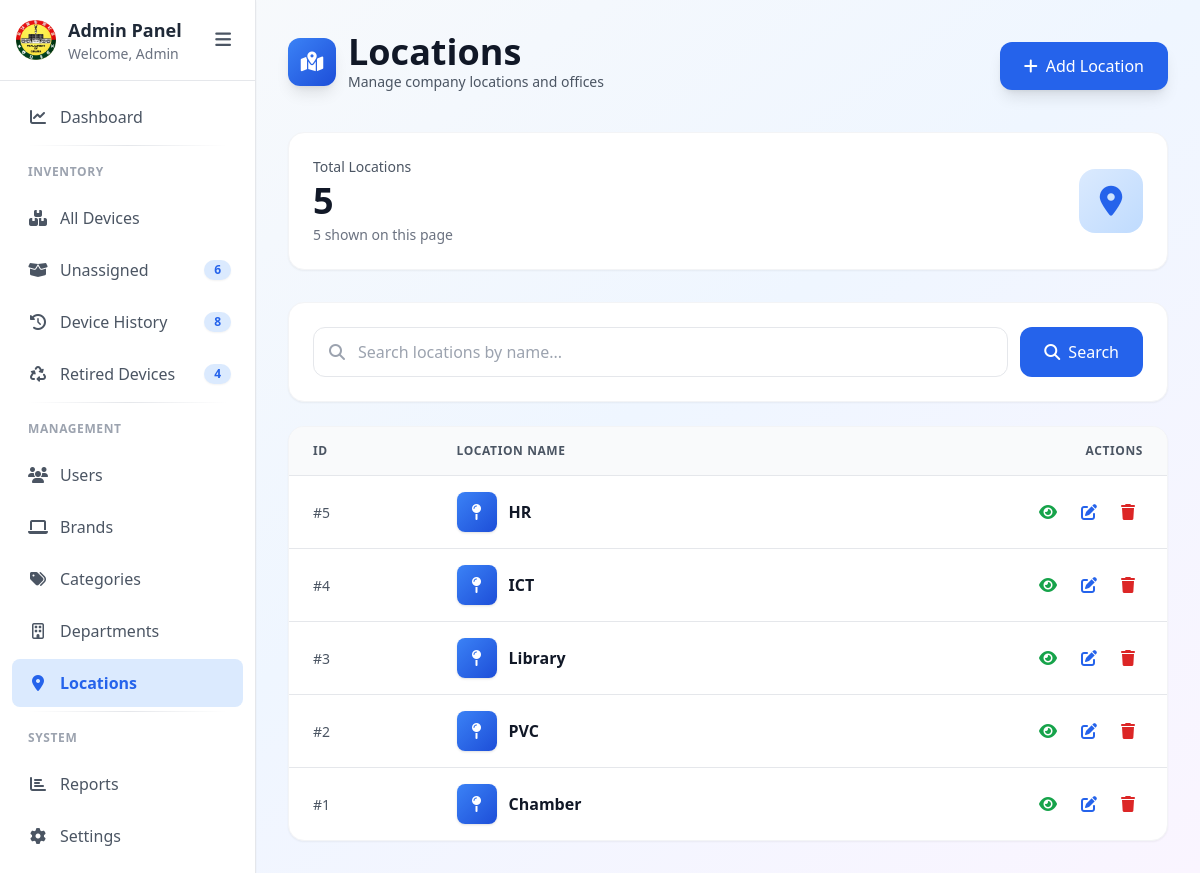
The app's page /locations.php with its own data.
### tables this page shows
CREATE TABLE `locations` (
  `id` int(11) NOT NULL,
  `location_name` varchar(255) NOT NULL
);

### locations.php (the view, shortened to what this page needs)
<?php
$db = new Database();
$conn = $db->getConnection();
$search = trim($_GET['search'] ?? '');
$page = max(1, (int) ($_GET['page'] ?? 1));
$perPage = 10;
$offset = ($page - 1) * $perPage;
$countSql = "SELECT COUNT(*) FROM locations";
$stmt = $conn->prepare($countSql);
$stmt->execute();
$stmt->bind_result($totalRecords);
$sql = "SELECT * FROM locations";
$params = [];
$types = "";
$sql .= " ORDER BY id DESC LIMIT ? OFFSET ?";
$params[] = $perPage;
$params[] = $offset;
$types .= "ii";
$stmt = $conn->prepare($sql);
$stmt->bind_param($types, ...$params);
$stmt->execute();
$result = $stmt->get_result();
$locations = $result->fetch_all(MYSQLI_ASSOC);
?>
<!DOCTYPE html>
<html lang="en">
<head>
    <script src="https://cdn.tailwindcss.com"></script>
    <link rel="stylesheet" href="https://cdnjs.cloudflare.com/ajax/libs/font-awesome/6.5.1/css/all.min.css">
</head>
<body class="bg-gradient-to-br from-gray-50 via-blue-50 to-purple-50 min-h-screen">
    <?php include 'sidebar.php'; ?>
    <main id="mainContent" class="p-4 md:p-8 max-w-7xl mx-auto">
        <div class="mb-8">
            <div class="flex flex-col md:flex-row md:items-center md:justify-between gap-4">
                <div>
                    <div class="flex items-center gap-3 mb-2">
                        <div
                            class="w-12 h-12 bg-gradient-to-br from-blue-500 to-blue-700 rounded-xl flex items-center justify-center shadow-lg">
                            <i class="fas fa-map-marked-alt text-white text-xl"></i>
                        </div>
                        <div>
                            <h1 class="text-3xl md:text-4xl font-bold text-gray-900">Locations</h1>
                            <p class="text-gray-600 text-sm">Manage company locations and offices</p>
                        </div>
                    </div>
                </div>
                <button onclick="openAddModal()"
                    class="inline-flex items-center justify-center px-6 py-3 bg-blue-600 text-white rounded-xl hover:bg-blue-700 transition-all shadow-lg hover:shadow-xl transform hover:-translate-y-0.5">
                    <i class="fas fa-plus mr-2"></i>
                    Add Location
                </button>
            </div>
        </div>
        <div class="mb-8">
            <div class="bg-white rounded-2xl shadow-sm hover:shadow-md transition-shadow p-6 border border-gray-100">
                <div class="flex items-center justify-between">
                    <div>
                        <p class="text-sm font-medium text-gray-600 mb-1">Total Locations</p>
                        <p class="text-4xl font-bold text-gray-900"><?= $totalRecords ?></p>
                        <p class="text-sm text-gray-500 mt-1">
                            <?= count($locations) ?> shown on this page
                        </p>
                    </div>
                    <div
                        class="w-16 h-16 bg-gradient-to-br from-blue-100 to-blue-200 rounded-2xl flex items-center justify-center">
                        <i class="fas fa-map-marker-alt text-3xl text-blue-600"></i>
                    </div>
                </div>
            </div>
        </div>
        <div class="bg-white rounded-2xl shadow-sm border border-gray-100 p-6 mb-6">
            <form method="GET" class="flex gap-3">
                <div class="flex-1 relative">
                    <i class="fas fa-search absolute left-4 top-1/2 transform -translate-y-1/2 text-gray-400"></i>
                    <input type="text" name="search" value="<?= htmlspecialchars($search) ?>"
                        placeholder="Search locations by name..."
                        class="w-full pl-11 pr-4 py-3 border border-gray-200 rounded-xl focus:outline-none focus:ring-2 focus:ring-blue-500 focus:border-transparent transition">
                </div>
                <button type="submit"
                    class="px-6 py-3 bg-blue-600 text-white rounded-xl hover:bg-blue-700 transition-colors">
                    <i class="fas fa-search mr-2"></i>Search
                </button>
            </form>
        </div>
        <div class="bg-white rounded-2xl shadow-sm border border-gray-100 overflow-hidden">
            <div class="hidden md:block overflow-x-auto">
                <table class="w-full">
                    <thead>
                        <tr class="bg-gray-50 border-b border-gray-200">
                            <th
                                class="px-6 py-4 text-left text-xs font-semibold text-gray-600 uppercase tracking-wider">
                                ID</th>
                            <th
                                class="px-6 py-4 text-left text-xs font-semibold text-gray-600 uppercase tracking-wider">
                                Location Name</th>
                            <th
                                class="px-6 py-4 text-right text-xs font-semibold text-gray-600 uppercase tracking-wider">
                                Actions</th>
                        </tr>
                    </thead>
                    <tbody class="divide-y divide-gray-200">
                        <?php if ($locations): ?>
                            <?php foreach ($locations as $loc): ?>
                                <tr class="hover:bg-gray-50 transition-colors">
                                    <td class="px-6 py-4">
                                        <span class="text-sm font-medium text-gray-600">#<?= $loc['id'] ?></span>
                                    </td>
                                    <td class="px-6 py-4">
                                        <div class="flex items-center gap-3">
                                            <div
                                                class="w-10 h-10 bg-gradient-to-br from-blue-500 to-blue-700 rounded-lg flex items-center justify-center text-white shadow">
                                                <i class="fas fa-map-pin"></i>
                                            </div>
                                            <span
                                                class="font-semibold text-gray-900 text-base"><?= htmlspecialchars($loc['location_name']) ?></span>
                                        </div>
                                    </td>
                                    <td class="px-6 py-4">
                                        <div class="flex items-center justify-end gap-2">
                                            <button onclick='openViewModal(<?= json_encode($loc) ?>)'
                                                class="p-2 text-green-600 hover:bg-green-50 rounded-lg transition-colors"
                                                title="View Details">
                                                <i class="fas fa-eye"></i>
                                            </button>
                                            <button onclick='openEditModal(<?= json_encode($loc) ?>)'
                                                class="p-2 text-blue-600 hover:bg-blue-50 rounded-lg transition-colors"
                                                title="Edit Location">
                                                <i class="fas fa-edit"></i>
                                            </button>
                                            <a href="?delete=<?= $loc['id'] ?>"
                                                onclick="return confirm('Delete this location? This action cannot be undone.')"
                                                class="p-2 text-red-600 hover:bg-red-50 rounded-lg transition-colors"
                                                title="Delete Location">
                                                <i class="fas fa-trash"></i>
                                            </a>
                                        </div>
                                    </td>
                                </tr>
                            <?php endforeach; ?>
                        <?php endif; ?>
                    </tbody>
                </table>
            </div>
        </div>
    </main>
</body>
</html>

### sidebar.php (style rules this page uses)
#mainContent { margin-left: 16rem; transition: margin-left 0.3s ease; }

### records on screen
locations: id "5", location_name "HR"
locations: id "4", location_name "ICT"
locations: id "3", location_name "Library"
locations: id "2", location_name "PVC"
locations: id "1", location_name "Chamber"

### other values on screen
$_SESSION['full_name'] "Admin"
$unassignedCount "6"
$historyCount "8"
$retiredCount "4"
$totalRecords "5"
count($locations) "5"
